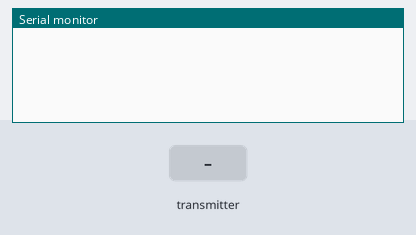
A sketch run on a simulated ESP32. Parts: the last lines printed to the serial monitor. Inputs (shaded band) come from the test bench.

Above: at 1.2 s.
1.3 s: the transmitter starts sending id = 0
At 1.66 s:
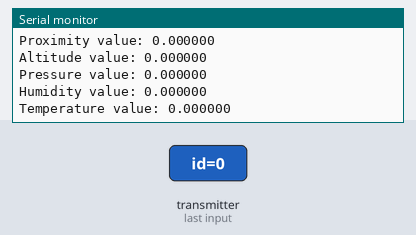
2.8 s: the transmitter starts sending prox = 25
4.3 s: the transmitter starts sending alt = 25
5.8 s: the transmitter starts sending pres = 25
7.3 s: the transmitter starts sending humid = 25
8.8 s: the transmitter starts sending temp = 25
At 9.16 s:
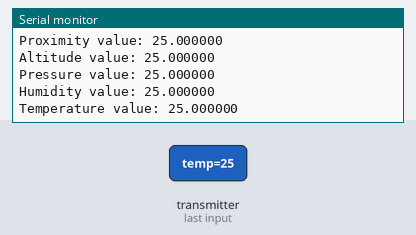

Measured:
- after the input at 1.3 s, the serial monitor: prints a new line after 0.05 s (image 1)
- after the input at 8.8 s, the serial monitor: prints a new line after 0.06 s (image 2)

The sketch:

WSN_Receiver1.ino
```cpp
#include <esp_now.h>
#include <WiFi.h>

// Structure example to receive data
// Must match the sender structure
typedef struct struct_message {
  int id;

  float prox;
  float alt;
  float pres;
  float humid;
  float temp;

}struct_message;

// Create a struct_message called myData
struct_message myData;

// Create a structure to hold the readings from each board
struct_message board1;
struct_message board2;

// Create an array with all the structures
struct_message boardsStruct[3] = {board1, board2};

// callback function that will be executed when data is received
void OnDataRecv(const uint8_t * mac_addr, const uint8_t *incomingData, int len) {
  char macStr[18];

 Serial.print("Packet received from: ");
  snprintf(macStr, sizeof(macStr), "%02x:%02x:%02x:%02x:%02x:%02x", mac_addr[0], mac_addr[1], mac_addr[2], mac_addr[3], mac_addr[4], mac_addr[5]);
  Serial.println(macStr);

  memcpy(&myData, incomingData, sizeof(myData));
  Serial.printf("Board ID %u: %u bytes\n", myData.id, len);

  boardsStruct[myData.id].prox = myData.prox;
  boardsStruct[myData.id].alt = myData.alt;
  boardsStruct[myData.id].pres = myData.pres;
  boardsStruct[myData.id].humid = myData.humid;
  boardsStruct[myData.id].temp = myData.temp;

  Serial.printf("Proximity value: %f \n", boardsStruct[myData.id].prox);
  Serial.printf("Altitude value: %f \n", boardsStruct[myData.id].alt);
  Serial.printf("Pressure value: %f \n", boardsStruct[myData.id].pres);
  Serial.printf("Humidity value: %f \n", boardsStruct[myData.id].humid);
  Serial.printf("Temperature value: %f \n", boardsStruct[myData.id].temp);
  Serial.println();

}

void setup() {
  //Initialize Serial Monitor
  Serial.begin(115200);

  // Set device as a Wi-Fi Station
  WiFi.mode(WIFI_STA);

  // Init ESP-NOW
  if (esp_now_init() != ESP_OK) {
    Serial.println("Error initializing ESP-NOW");
    return;
  }

  // Once ESPNow is successfully Init, we will register for recv CB to
  // get recv packer info
  esp_now_register_recv_cb(OnDataRecv);
}

void loop() {

}
```
